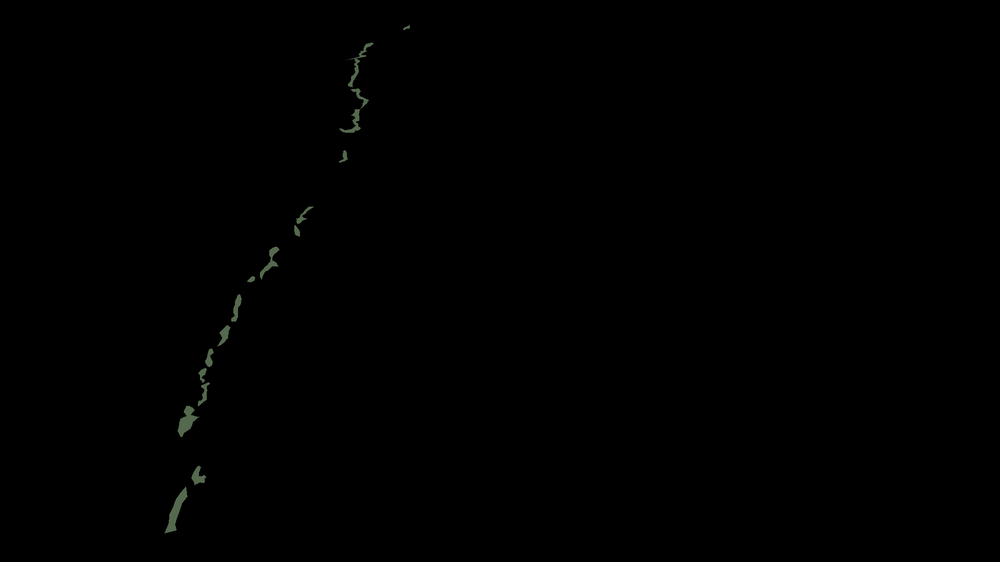
#> input picture HEA12D_dataset/Asphalt_pavement_FD/Masks/APFD_04.png, 1000 x 562 px, shrunk from 1920 x 1080 before the run; its folder holds only this picture in this run
$ python binarzied_mask.py
#> lines starting #> are read from the running program, lines starting #| are printed output that depends on the picture; after the words box and inside, x2 and y2 are one past the last pixel; in counts of white or black regions, pixels touching at a corner belong together
from glob import glob
import cv2
import numpy as np
import matplotlib.pyplot as plt
import os

#path of all images. In each directory, the order of images need to be the same after sorted.

gt_dir1="HEA12D_dataset/Asphalt_pavement_FD/Masks/*"

gt_dir2="HEA12D_dataset/Asphalt_pavement_VD/Masks/*"

gt_dir3="HEA12D_dataset/Concrete_pavement_FD/Masks/*"

gt_dir4="HEA12D_dataset/Concrete_pavement_VD/Masks/*"

gt_file1=sorted(glob(gt_dir1))

gt_file2=sorted(glob(gt_dir2))

gt_file3=sorted(glob(gt_dir3))

gt_file4=sorted(glob(gt_dir4))

save_dir=".\Mask_binarized"
for i in range (len(gt_file1)):

    gt1=cv2.imread(gt_file1[i],cv2.IMREAD_GRAYSCALE)
#> gt1: shape (562, 1000); min 0, max 113, mean 0.4
    (thresh_pred, gt1) = cv2.threshold(gt1, 128, 255, cv2.THRESH_BINARY| cv2.THRESH_OTSU)
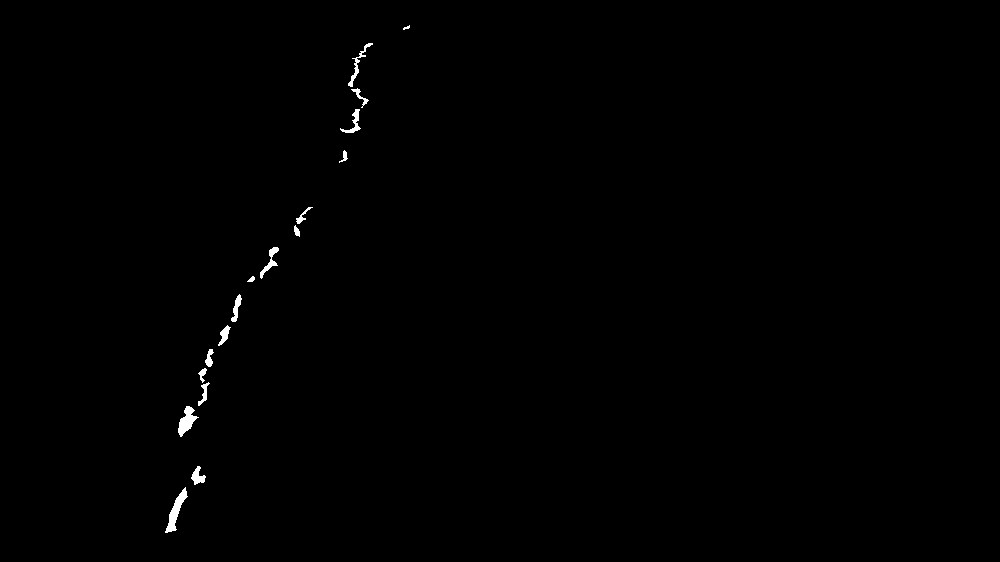
#> gt1: shape (562, 1000); 0.38% white; 17 white regions (1 under 20 px), largest, box (x1, y1, x2, y2) and area: (165, 487, 188, 533) 351, (178, 406, 199, 437) 307, (348, 43, 373, 87) 178
#> thresh_pred = 45
    image_name_1 = gt_file1[i].split("\\")[-1]
    PATH_1=os.path.join(save_dir,image_name_1)
    cv2.imwrite(PATH_1,gt1)


for i in range (len(gt_file2)):
    gt2=cv2.imread(gt_file2[i],cv2.IMREAD_GRAYSCALE)
    (thresh_pred, gt2) = cv2.threshold(gt2, 128, 255, cv2.THRESH_BINARY| cv2.THRESH_OTSU)
#> thresh_pred = 0
    image_name_2 = gt_file2[i].split("\\")[-1]
    PATH_2=os.path.join(save_dir,image_name_2)
    cv2.imwrite(PATH_2,gt2)
for i in range (len(gt_file3)):

    gt3=cv2.imread(gt_file3[i],cv2.IMREAD_GRAYSCALE)
    (thresh_pred, gt3) = cv2.threshold(gt3, 128, 255, cv2.THRESH_BINARY| cv2.THRESH_OTSU)
    image_name_3 = gt_file3[i].split("\\")[-1]
    PATH_3=os.path.join(save_dir,image_name_3)
    cv2.imwrite(PATH_3,gt3)

for i in range (len(gt_file4)):
    gt4=cv2.imread(gt_file4[i],cv2.IMREAD_GRAYSCALE)
    (thresh_pred, gt4) = cv2.threshold(gt4, 128, 255, cv2.THRESH_BINARY| cv2.THRESH_OTSU)
    image_name_4 = gt_file4[i].split("\\")[-1]
    PATH_4=os.path.join(save_dir,image_name_4)
    cv2.imwrite(PATH_4,gt4)
